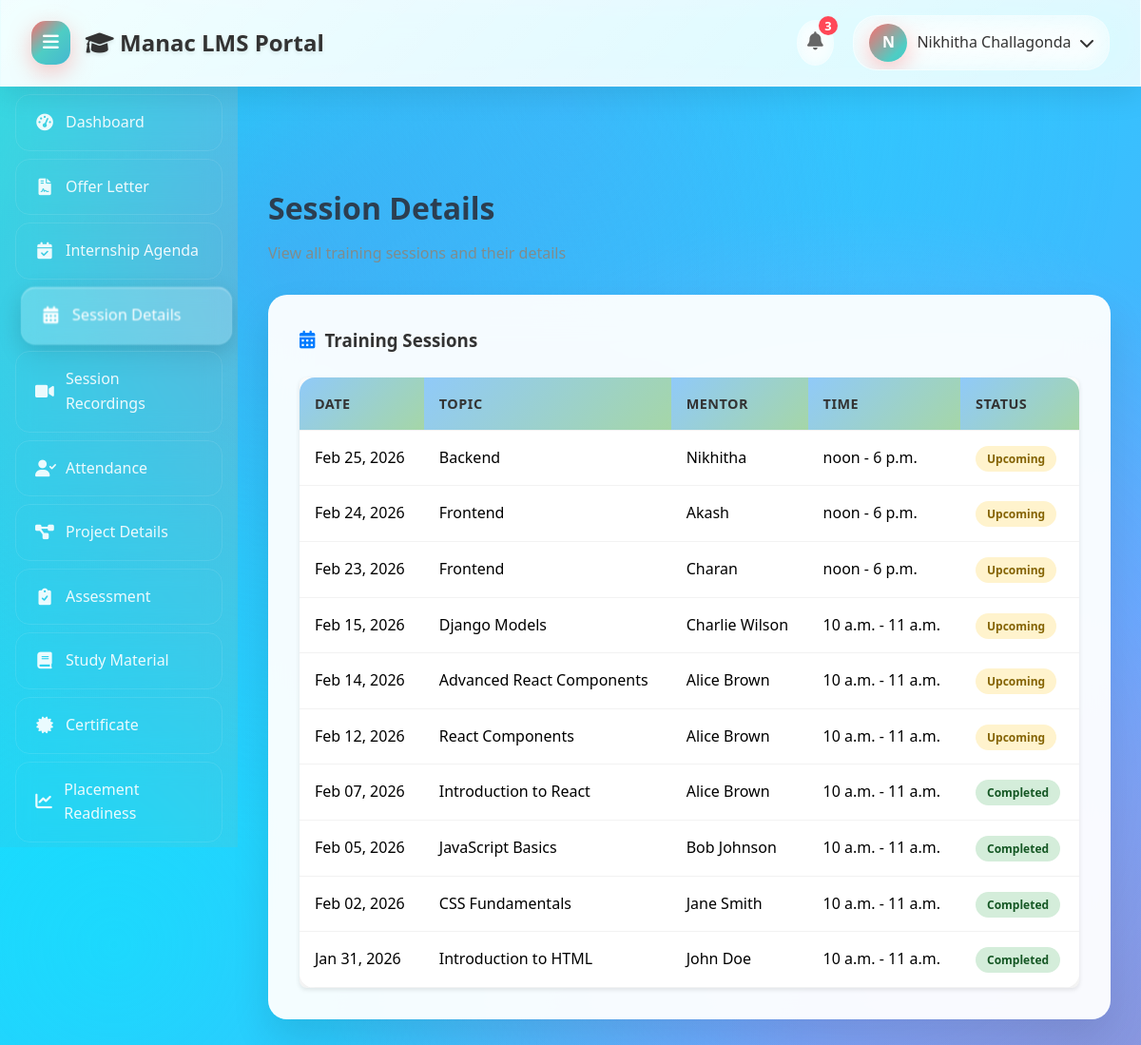
The app's page /session-details/ (signed in) with its own data.
### lms/models.py (models this page shows, shortened)
class Session(models.Model):
    title = models.CharField(max_length=200)
    topic = models.CharField(max_length=200)
    mentor = models.CharField(max_length=100)
    date = models.DateField()
    start_time = models.TimeField()
    end_time = models.TimeField()
    description = models.TextField(blank=True)
    recording_url = models.URLField(blank=True)
    is_completed = models.BooleanField(default=False)
    created_at = models.DateTimeField(default=timezone.now)
    class Meta:
        ordering = ['-date', '-start_time']

### lms/views.py (the view)
# urls.py: path('session-details/', views.session_details, name='session_details'),
@login_required
def session_details(request):
    sessions = Session.objects.all().order_by('-date')
    context = {'sessions': sessions}
    return render(request, 'lms/session_details.html', context)

### lms/templates/lms/session_details.html (shortened to what this page needs)
<!DOCTYPE html>
<html lang="en">
<head>
    <link rel="stylesheet" href="https://cdnjs.cloudflare.com/ajax/libs/font-awesome/6.0.0/css/all.min.css">
</head>
<body>
    <div class="header">
        <div class="header-left">
            <button class="menu-toggle" id="menu-toggle">
                <i class="fas fa-bars"></i>
            </button>
            <h2><i class="fas fa-graduation-cap"></i> Manac LMS Portal</h2>
        </div>
        <div class="header-right">
            <div class="notification-icon" id="notification-icon">
                <i class="fas fa-bell"></i>
                <span class="notification-badge">3</span>
            </div>
            <div class="profile-section" id="profile-section">
                <div class="profile-avatar">{{ user.get_full_name|slice:":1"|upper|default:user.username|slice:":1"|upper }}</div>
                <span>{{ user.get_full_name|default:user.username }}</span>
                <i class="fas fa-chevron-down"></i>
            </div>
        </div>
    </div>
    <div class="container">
        <div class="sidebar">
            <ul>
                <li data-tooltip="Dashboard"><a href="{% url 'lms:dashboard' %}"><i class="fas fa-tachometer-alt"></i> <span>Dashboard</span></a></li>
                <li data-tooltip="Offer Letter"><a href="{% url 'lms:offer_letter' %}"><i class="fas fa-file-contract"></i> <span>Offer Letter</span></a></li>
                <li data-tooltip="Internship Agenda"><a href="{% url 'lms:internship_agenda' %}"><i class="fas fa-calendar-check"></i> <span>Internship Agenda</span></a></li>
                <li data-tooltip="Session Details"><a href="{% url 'lms:session_details' %}" class="active"><i class="fas fa-calendar-alt"></i> <span>Session Details</span></a></li>
                <li data-tooltip="Session Recordings"><a href="{% url 'lms:session_recordings' %}"><i class="fas fa-video"></i> <span>Session Recordings</span></a></li>
                <li data-tooltip="Attendance"><a href="{% url 'lms:attendance' %}"><i class="fas fa-user-check"></i> <span>Attendance</span></a></li>
                <li data-tooltip="Project Details"><a href="{% url 'lms:project_details' %}"><i class="fas fa-project-diagram"></i> <span>Project Details</span></a></li>
                <li data-tooltip="Assessment"><a href="{% url 'lms:assessment' %}"><i class="fas fa-clipboard-check"></i> <span>Assessment</span></a></li>
                <li data-tooltip="Study Material"><a href="{% url 'lms:study_material' %}"><i class="fas fa-book"></i> <span>Study Material</span></a></li>
                <li data-tooltip="Certificate"><a href="{% url 'lms:certificate' %}"><i class="fas fa-certificate"></i> <span>Certificate</span></a></li>
                <li data-tooltip="Placement Readiness"><a href="{% url 'lms:placement_readiness' %}"><i class="fas fa-chart-line"></i> <span>Placement Readiness</span></a></li>
            </ul>
        </div>
        <div class="main-content" id="main-content">
            <div class="content-header">
                <h2>Session Details</h2>
                <p style="color: #7f8c8d;">View all training sessions and their details</p>
            </div>
            <div class="card">
                <h3><i class="fas fa-calendar-alt" style="color: #007bff;"></i> Training Sessions</h3>
                <div class="table-responsive" style="margin-top: 20px; background: #fff; border-radius: 8px; overflow: hidden; box-shadow: 0 2px 5px rgba(0,0,0,0.1);">
                    <table class="table">
                        <thead>
                            <tr>
                                <th>Date</th>
                                <th>Topic</th>
                                <th>Mentor</th>
                                <th>Time</th>
                                <th>Status</th>
                            </tr>
                        </thead>
                        <tbody>
                            {% for session in sessions %}
                            <tr>
                                <td>{{ session.date|date:"M d, Y" }}</td>
                                <td>{{ session.title }}</td>
                                <td>{{ session.mentor }}</td>
                                <td>{{ session.start_time }} - {{ session.end_time }}</td>
                                <td>
                                    {% if session.is_completed %}
                                        <span class="status-badge status-completed">Completed</span>
                                    {% else %}
                                        <span class="status-badge status-upcoming">Upcoming</span>
                                    {% endif %}
                                </td>
                            </tr>
                            {% endfor %}
                        </tbody>
                    </table>
                </div>
            </div>
        </div>
    </div>
</body>
</html>

### records on screen
Session: date "Feb 25, 2026", title "Backend", mentor "Nikhitha", start_time "noon", end_time "6 p.m.", is_completed "Upcoming"
Session: date "Feb 24, 2026", title "Frontend", mentor "Akash", start_time "noon", end_time "6 p.m.", is_completed "Upcoming"
Session: date "Feb 23, 2026", title "Frontend", mentor "Charan", start_time "noon", end_time "6 p.m.", is_completed "Upcoming"
Session: date "Feb 15, 2026", title "Django Models", mentor "Charlie Wilson", start_time "10 a.m.", end_time "11 a.m.", is_completed "Upcoming"
Session: date "Feb 14, 2026", title "Advanced React Components", mentor "Alice Brown", start_time "10 a.m.", end_time "11 a.m.", is_completed "Upcoming"
Session: date "Feb 12, 2026", title "React Components", mentor "Alice Brown", start_time "10 a.m.", end_time "11 a.m.", is_completed "Upcoming"
Session: date "Feb 07, 2026", title "Introduction to React", mentor "Alice Brown", start_time "10 a.m.", end_time "11 a.m.", is_completed "Completed"
Session: date "Feb 05, 2026", title "JavaScript Basics", mentor "Bob Johnson", start_time "10 a.m.", end_time "11 a.m.", is_completed "Completed"
Session: date "Feb 02, 2026", title "CSS Fundamentals", mentor "Jane Smith", start_time "10 a.m.", end_time "11 a.m.", is_completed "Completed"
Session: date "Jan 31, 2026", title "Introduction to HTML", mentor "John Doe", start_time "10 a.m.", end_time "11 a.m.", is_completed "Completed"

### other values on screen
{{ user.get_full_name|default:user.username }} "Nikhitha Challagonda"
